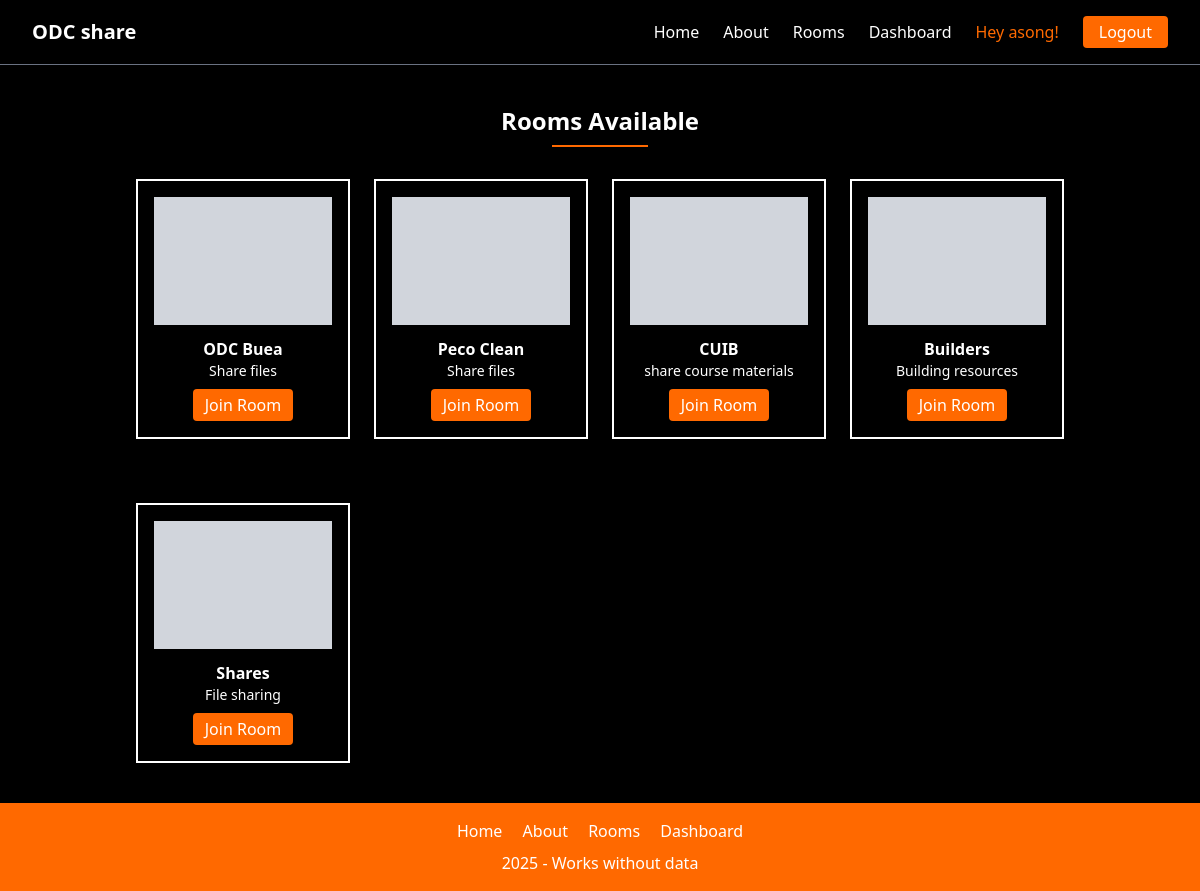
The app's page /room/ (signed in) with its own data.
### home/models.py (models this page shows, shortened)
class Room(models.Model):
    room_name = models.CharField(max_length=100, null=True)
    description = models.TextField(max_length=200, null=True)
    code = models.CharField(max_length=6, unique=True, editable=False, null=True, blank=True)
    created_by = models.ForeignKey(User, on_delete=models.CASCADE, related_name="rooms", null=True)
    created_at = models.DateTimeField(auto_now_add=True)
    members = models.ManyToManyField(User, related_name="joined_rooms", blank=True)

### create_room/views.py (the view)
# urls.py: path('', views.list_rooms, name='list_rooms'),
def list_rooms(request):
    rooms = Room.objects.all()
    return render(request, "list_room.html", {"rooms": rooms})

### create_room/templates/list_room.html (shortened to what this page needs)
{% extends "base.html" %}
{% block content %}
<h2 class="text-2xl font-bold mb-2 text-center mt-10">Rooms Available</h2>
    <hr class="text-orange-500 max-w-[8%] mx-auto mb-8 border-1">
    <div class="max-w-[80%] mx-auto">
        <div class="grid grid-cols-1 md:grid-cols-4 gap-6 px-4">
        {% for room in rooms %}
        <div class="border-2 p-4 text-center hover:shadow-lg transition mb-10">
            <div class="bg-gray-300 h-32 mb-3"></div>
            <h3 class="font-semibold">{{ room.room_name }}</h3>
            <p class="text-sm">{{room.description}}</p>
            <a href="{% url 'join_room' room.id %}" class="bg-orange-500 text-white px-3 py-1 mt-2 inline-block rounded ">Join Room</a>
        </div>
        {% endfor %}
    </div>
    </div>
{% endblock %}

### templates/base.html (shortened to what this page needs)
<!DOCTYPE html>
<html lang="en" class="bg-black text-white">
<head>
    {% load static %}
    <link href="{% static 'dist/styles.css' %}" rel="stylesheet">
</head>
<body class="flex flex-col min-h-screen w-full">
    <nav class="bg-black border-b border-gray-500 sticky top-0 z-50">
        <div class="mx-auto px-4 sm:px-6 lg:px-8">
            <div class="flex justify-between items-center h-16">
                <a href="/" class="text-white text-xl font-extrabold">ODC share</a>
                <div class="hidden md:flex items-center space-x-6">
                    <a href="/" class="text-white hover:text-orange-500">Home</a>
                    <a href="{% url 'about' %}" class="text-white hover:text-orange-500">About</a>
                    {% if user.is_authenticated %}
                    <a href="{% url 'list_rooms' %}" class="block text-white hover:text-orange-500">Rooms</a>
                    <a href="{% url 'dashboard' %}" class="block text-white hover:text-orange-500">Dashboard</a>
                    <a href="" class="block text-orange-500">Hey {{request.user.username}}!</a>
                    <a href="{% url 'logout' %}" class="bg-orange-500 px-4 py-1 rounded">Logout</a>
                    {% else %}
                    <a href="{% url 'login' %}" class="bg-orange-500 px-4 py-1 rounded">Login / Signup</a>
                    {% endif %}
                </div>
            </div>
        </div>
    </nav>
    <main class="flex-grow">
        {% block content %}{% endblock %}
    </main>
    <footer class="bg-orange-500 p-4 text-center">
        <div class="space-x-4">
            <a href="/" class="hover:underline">Home</a>
            <a href="{% url 'about' %}">About</a>
            {% if user.is_authenticated %}
            <a href="{% url 'list_rooms' %}" class="text-white hover:text-black">Rooms</a>
            <a href="{% url 'dashboard' %}" class=" text-white hover:text-black">Dashboard</a>
            {% else %}
            <a href="{% url 'login' %}" class="bg-orange-500 px-4 py-1 rounded">Login / Signup</a>
            {% endif %}
        </div>
        <p class="mt-2">2025 - Works without data</p>
    </footer>
</body>
</html>

### records on screen
Room: room_name "ODC Buea", description "Share files"
Room: room_name "Peco Clean", description "Share files"
Room: room_name "CUIB", description "share course materials"
Room: room_name "Builders", description "Building resources"
Room: room_name "Shares", description "File sharing"

### other values on screen
{{ request.user.username }} "asong"
